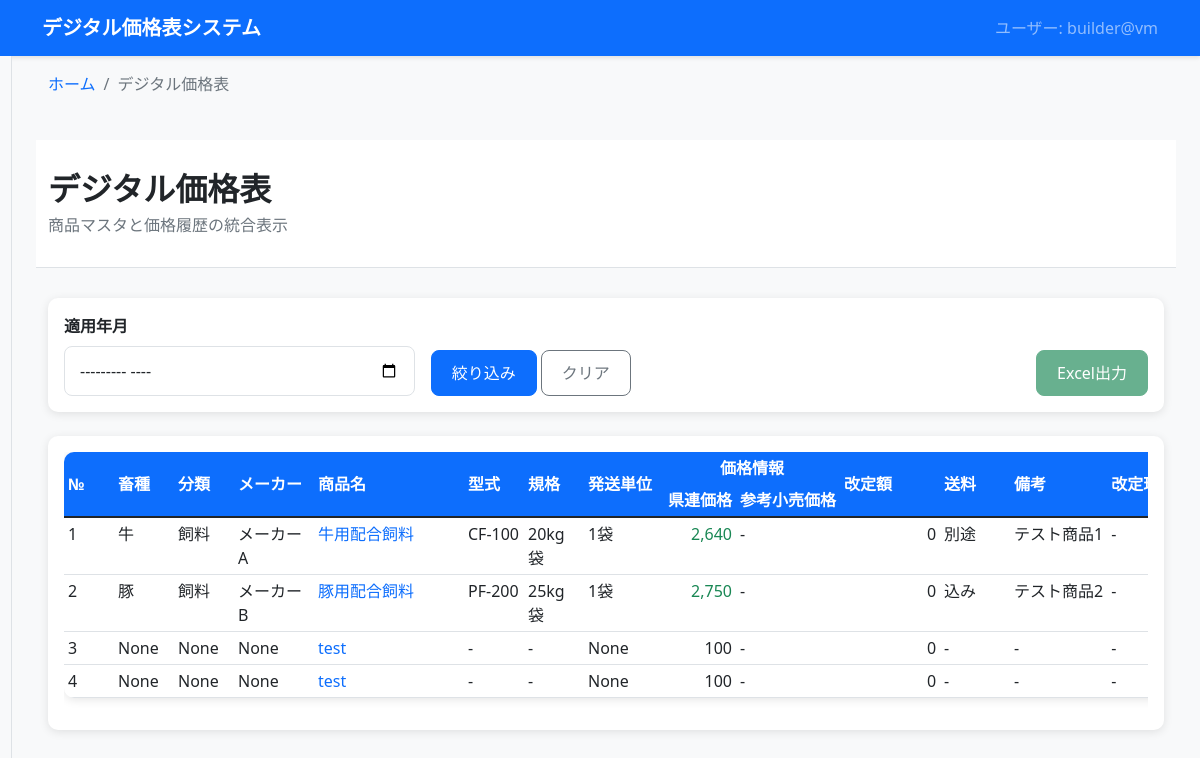
The page /products/integrated-pricelist/ on the database its author committed.
### dashboard/products_master/models.py (models this page shows, shortened)
class PriceHistory(models.Model):
    product = models.ForeignKey(Product, on_delete=models.CASCADE, verbose_name='商品', related_name='price_histories')
    period_year = models.IntegerField('年度', help_text='2025年度 = 2025/04～2026/03')
    effective_year_month = models.CharField('適用年月', max_length=7, help_text='YYYY/MM形式')  # 2025/03
    gross_margin_rate = models.DecimalField('粗利率', max_digits=10, decimal_places=6, validators=[MinValueValidator(Decimal('0'))], help_text='前年度最終県連価格÷年度初め仕切価格（年度初めに1度計算、年度中は固定）')
    wholesale_price = models.CharField('仕切価格', max_length=50, help_text='メーカーからの仕入価格（"都度見積"等の文字列含む）')
    kenren_price = models.CharField('県連価格', max_length=50, blank=True, null=True, help_text='nullなら粗利率×仕切価格で自動計算、値があるならその値を表示（"都度見積"等の文字列含む）')
    retail_price = models.CharField('参考小売価格', max_length=50, blank=True, null=True, help_text='一般商流での参考価格（"オープン"等の文字列含む）')
    revision_amount = models.DecimalField('改定額', max_digits=12, decimal_places=0, default=0, help_text='非使用：get_revision_amount()で動的計算')
    revision_reason = models.TextField('改定理由', blank=True, null=True)
    applicant = models.CharField('申請者', max_length=100, blank=True, null=True)
    status = models.CharField('ステータス', max_length=20, default='申請なし', choices=[('申請なし', '申請なし'), ('申請中', '申請中')])
    approver = models.CharField('承認者', max_length=100, blank=True, null=True)
    is_active = models.BooleanField('有効', default=True, help_text='無効にすると論理削除されます')
    deleted_at = models.DateTimeField('削除日時', null=True, blank=True)
    created_at = models.DateTimeField('作成日時', auto_now_add=True)
    updated_at = models.DateTimeField('更新日時', auto_now=True)
    class Meta:
        verbose_name = '価格改定履歴'
        verbose_name_plural = '価格改定履歴'
        ordering = ['-effective_year_month', 'product__product_number']
        indexes = [
            models.Index(fields=['period_year', 'product']),
        ]
    def get_revision_amount(self):
        """改定額を動的計算（表示用端数処理済み金額で計算）"""
        try:
            current_kenren_price = self._get_display_kenren_price()
            if current_kenren_price is None:
                return 0
            previous_history = PriceHistory.objects.filter(
                product=self.product,
                effective_year_month__lt=self.effective_year_month,
                is_active=True
            ).order_by('-effective_year_month').first()
            if previous_history:
                previous_kenren_price = previous_history._get_display_kenren_price()
                if previous_kenren_price is not None:
                    return int(current_kenren_price - previous_kenren_price)
            return 0
        except Exception:
            return 0

class Product(models.Model):
    product_number = models.IntegerField('商品番号', unique=True, null=True, blank=True, help_text='システム自動採番の商品番号')
    product_code = models.CharField('商品コード', max_length=50, blank=True, null=True, help_text='ユーザー管理用の商品コード')
    livestock_type = models.CharField('畜種', max_length=50, blank=True, null=True)
    category = models.CharField('分類', max_length=100, blank=True, null=True)
    manufacturer = models.CharField('メーカー', max_length=100, blank=True, null=True)
    product_name = models.CharField('商品名', max_length=200)
    model_number = models.CharField('型式', max_length=100, blank=True, null=True)
    specification = models.CharField('規格', max_length=100, blank=True, null=True)
    shipping_unit = models.CharField('発送単位', max_length=50, blank=True, null=True)
    shipping_fee = models.CharField('送料', max_length=100, blank=True, null=True)
    remarks = models.TextField('備考', blank=True, null=True)
    applicant = models.CharField('申請者', max_length=100, blank=True, null=True)
    status = models.CharField('ステータス', max_length=20, default='', choices=[('', '申請なし'), ('申請中', '申請中')])
    approver = models.CharField('承認者', max_length=100, blank=True, null=True)
    is_active = models.BooleanField('有効', default=True, help_text='無効にすると論理削除されます')
    deleted_at = models.DateTimeField('削除日時', null=True, blank=True)
    created_at = models.DateTimeField('作成日時', auto_now_add=True)
    updated_at = models.DateTimeField('更新日時', auto_now=True)
    objects = models.Manager()  # デフォルトマネージャー（全て）
    active_objects = ActiveProductManager()  # 有効な商品のみ
    class Meta:
        verbose_name = '商品マスタ'
        verbose_name_plural = '商品マスタ'
        ordering = ['product_number']

### dashboard/products_master/integrated_pricelist/views.py (the view)
# urls.py: path('integrated-pricelist/', pricelist_views.integrated_pricelist, name='integrated_pricelist'),
def integrated_pricelist(request):
    today = datetime.now()
    next_month = today.replace(day=1) + timedelta(days=32)
    default_month = next_month.strftime('%Y/%m')
    selected_month = request.GET.get('month', default_month)
    if selected_month and '-' in selected_month:
        selected_month = selected_month.replace('-', '/')
    available_months = PriceHistory.objects.filter(
        product__is_active=True,
        is_active=True
    ).values_list('effective_year_month', flat=True).distinct().order_by('-effective_year_month')
    if selected_month:
        from django.db.models import Max
        latest_months = PriceHistory.objects.filter(
            product__is_active=True,
            is_active=True,
            effective_year_month__lte=selected_month
        ).values('product').annotate(
            latest_month=Max('effective_year_month')
        )
        price_histories = PriceHistory.objects.select_related('product').filter(
            product__is_active=True,
            is_active=True
        )
        valid_histories = []
        for latest in latest_months:
            history = price_histories.filter(
                product_id=latest['product'],
                effective_year_month=latest['latest_month']
            ).first()
            if history:
                valid_histories.append(history.id)
        price_histories = price_histories.filter(id__in=valid_histories)
    else:
        price_histories = PriceHistory.objects.select_related('product').filter(
            product__is_active=True,
            is_active=True
        )
    price_histories = price_histories.order_by('product__product_number', '-effective_year_month')
    paginator = Paginator(price_histories, 50)  # 50件ずつ表示
    page_number = request.GET.get('page')
    page_obj = paginator.get_page(page_number)
    context = {
        'current_user': get_current_user(),
        'page_obj': page_obj,
        'available_months': available_months,
        'selected_month': selected_month,
        'breadcrumbs': get_breadcrumbs('integrated_pricelist')
    }
    return render(request, 'products_master/integrated_pricelist.html', context)

### templates/products_master/integrated_pricelist.html (shortened to what this page needs)
{% extends 'base.html' %}
{% load price_filters %}
{% block breadcrumb %}
    {% include 'components/breadcrumb.html' with breadcrumbs=breadcrumbs %}
{% endblock %}
{% block content %}
    {% include 'components/page_header.html' with page_title="デジタル価格表" page_subtitle="商品マスタと価格履歴の統合表示" %}
    <div class="container">
        <div class="card mb-4">
            <div class="card-body">
                <form method="get" class="row g-3 align-items-end">
                    <div class="col-md-4">
                        <label for="month" class="form-label">適用年月</label>
                        <input type="month" class="form-control" id="month" name="month"
                               value="{{ selected_month|date:'Y-m'|default:'' }}">
                    </div>
                    <div class="col-md-4">
                        <button type="submit" class="btn btn-primary">絞り込み</button>
                        <a href="{% url 'products_master:integrated_pricelist' %}" class="btn btn-outline-secondary">クリア</a>
                    </div>
                    <div class="col-md-4 text-end">
                        <button type="button" class="btn btn-success" disabled>Excel出力</button>
                    </div>
                </form>
            </div>
        </div>
        <div class="card">
            <div class="card-body">
                {% if page_obj %}
                    <div class="table-responsive">
                        <table class="table table-sm table-hover resizable-table" id="priceTable">
                            <thead class="table-primary">
                                <tr>
                                    <th rowspan="2" class="align-middle">№</th>
                                    <th rowspan="2" class="align-middle">畜種</th>
                                    <th rowspan="2" class="align-middle">分類</th>
                                    <th rowspan="2" class="align-middle">メーカー</th>
                                    <th rowspan="2" class="align-middle">商品名</th>
                                    <th rowspan="2" class="align-middle">型式</th>
                                    <th rowspan="2" class="align-middle">規格</th>
                                    <th rowspan="2" class="align-middle">発送単位</th>
                                    <th colspan="2" class="text-center">価格情報</th>
                                    <th rowspan="2" class="align-middle">改定額</th>
                                    <th rowspan="2" class="align-middle">送料</th>
                                    <th rowspan="2" class="align-middle">備考</th>
                                    <th rowspan="2" class="align-middle">改定理由</th>
                                </tr>
                                <tr>
                                    <th>県連価格</th>
                                    <th>参考小売価格</th>
                                </tr>
                            </thead>
                            <tbody>
                                {% for history in page_obj %}
                                    <tr>
                                        <td>{{ history.product.product_number }}</td>
                                        <td>{{ history.product.livestock_type }}</td>
                                        <td>{{ history.product.category }}</td>
                                        <td>{{ history.product.manufacturer }}</td>
                                        <td>
                                            <a href="{% url 'products_master:product_detail' history.product.pk %}"
                                               class="text-decoration-none">
                                                {{ history.product.product_name }}
                                            </a>
                                        </td>
                                        <td>{{ history.product.model_number|default:"-" }}</td>
                                        <td>{{ history.product.specification|default:"-" }}</td>
                                        <td>{{ history.product.shipping_unit }}</td>
                                        <td class="text-end">
                                            {% if history.kenren_price %}
                                                {{ history.kenren_price|format_price }}
                                            {% else %}
                                                {% with calc_price=history.wholesale_price|calc_kenren_price:history.gross_margin_rate %}
                                                    {% if calc_price %}
                                                        <span class="text-success">{{ calc_price|format_price }}</span>
                                                    {% else %}
                                                        <span class="text-muted">都度見積</span>
                                                    {% endif %}
                                                {% endwith %}
                                            {% endif %}
                                        </td>
                                        <td>{{ history.retail_price|default:"-" }}</td>
                                        <td class="text-end">{{ history.revision_amount|floatformat:0 }}</td>
                                        <td>{{ history.product.shipping_fee|default:"-" }}</td>
                                        <td>
                                            {% if history.product.remarks %}
                                                <span class="text-truncate d-inline-block" style="max-width: 100px;"
                                                      title="{{ history.product.remarks }}">
                                                    {{ history.product.remarks }}
                                                </span>
                                            {% else %}
                                                -
                                            {% endif %}
                                        </td>
                                        <td>
                                            {% if history.revision_reason %}
                                                <span class="text-truncate d-inline-block" style="max-width: 100px;"
                                                      title="{{ history.revision_reason }}">
                                                    {{ history.revision_reason }}
                                                </span>
                                            {% else %}
                                                -
                                            {% endif %}
                                        </td>
                                    </tr>
                                {% endfor %}
                            </tbody>
                        </table>
                    </div>
                {% endif %}
            </div>
        </div>
    </div>
{% endblock %}

### rows shown on the page
PriceHistory: product.product_number "1", product.livestock_type "牛", product.category "飼料", product.manufacturer "メーカーA", product.product_name "牛用配合飼料", product.model_number "CF-100", product.specification "20kg袋", product.shipping_unit "1袋", value "2,640", retail_price "-", revision_amount "0", product.shipping_fee "別途", product.remarks "テスト商品1"
PriceHistory: product.product_number "2", product.livestock_type "豚", product.category "飼料", product.manufacturer "メーカーB", product.product_name "豚用配合飼料", product.model_number "PF-200", product.specification "25kg袋", product.shipping_unit "1袋", value "2,750", retail_price "-", revision_amount "0", product.shipping_fee "込み", product.remarks "テスト商品2"
PriceHistory: product.product_number "3", product.livestock_type "None", product.category "None", product.manufacturer "None", product.product_name "test", product.model_number "-", product.specification "-", product.shipping_unit "None", kenren_price "100", retail_price "-", revision_amount "0", product.shipping_fee "-"
PriceHistory: product.product_number "4", product.livestock_type "None", product.category "None", product.manufacturer "None", product.product_name "test", product.model_number "-", product.specification "-", product.shipping_unit "None", kenren_price "100", retail_price "-", revision_amount "0", product.shipping_fee "-"

### other values the page prints
{{ current_user }} "builder@vm"
{{ crumb.title }} "デジタル価格表"
{{ page_title }} "デジタル価格表"
{{ page_subtitle }} "商品マスタと価格履歴の統合表示"
